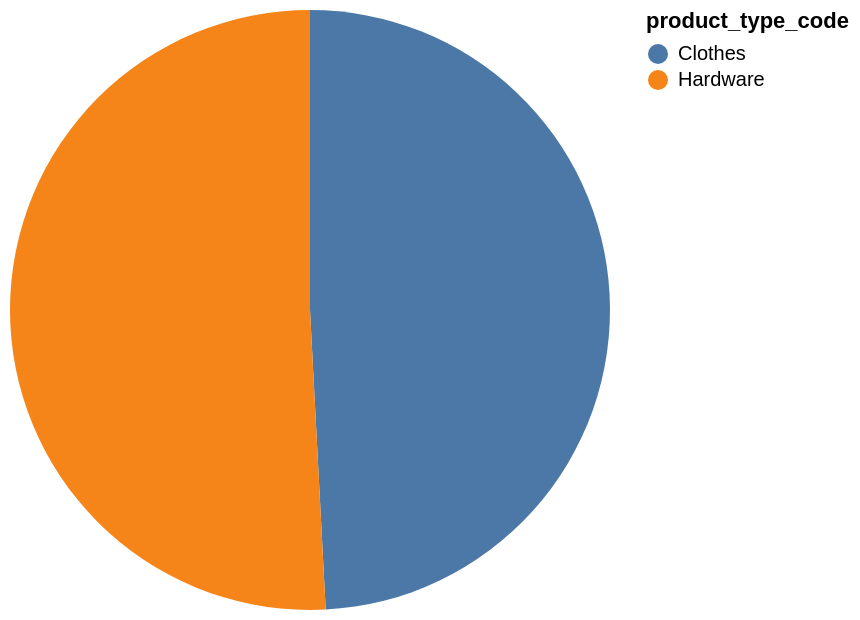

The Vega-Lite source for this figure:
### Vega-Lite specification from a JSON file in a GitHub repository (floating-point values rounded to 4 significant figures)
{"data": {"values": [{"x_data": "Clothes", "y_data": 939.6}, {"x_data": "Hardware", "y_data": 971.4}]}, "mark": "arc", "encoding": {"theta": {"field": "y_data", "type": "quantitative", "title": "max(product_price)"}, "color": {"field": "x_data", "type": "nominal", "title": "product_type_code"}}}
